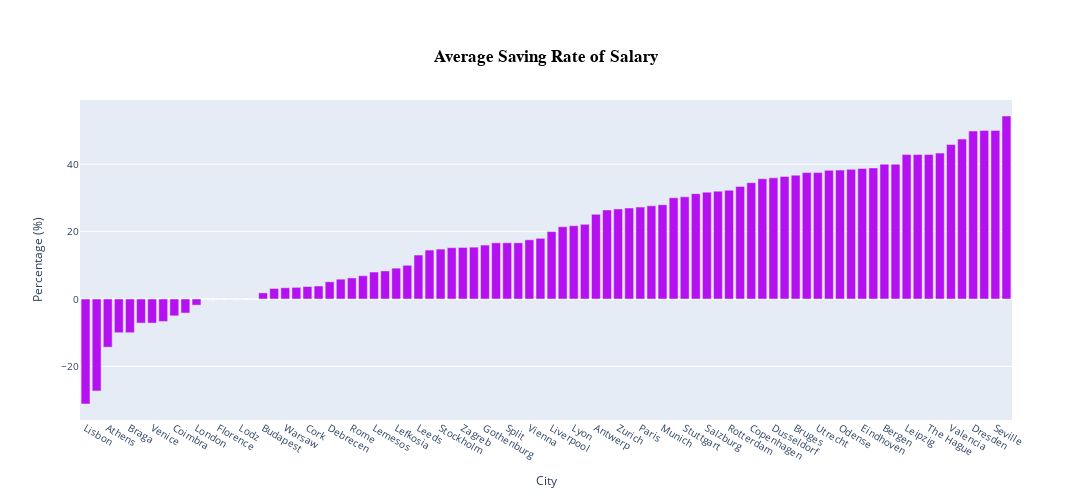

The notebook cell saved with this chart:
### Code cell
retention_tax = retention_tax.sort_values('Retention Rate of Salary')
fig = go.Figure()
fig.add_trace(go.Bar(x = retention_tax['CityName'], y = retention_tax['Retention Rate of Salary'], 
                     marker=dict(color="#B511F0")))
fig.update_layout(xaxis_title = 'City', yaxis_title = 'Percentage (%)', width=1300, height=500)
fig.update_layout(title = dict(text="<b>Average Saving Rate of Salary</b>",  
                               font=dict(family='Arial', size=17, color='#000000'),
                               xanchor = 'center', x = 0.5, yanchor='top', y=0.9))
fig.update_layout(font = dict(size = 10))
fig.show()

### Figure 1 — Plotly figure (JSON) as saved in the notebook; plotly's stock layout.template omitted (floating-point values rounded to 4 significant figures)
{"data": [{"marker": {"color": "#B511F0"}, "type": "bar", "x": ["Lisbon", "Porto", "Athens", "Thessaloniki", "Braga", "Cracow", "Venice", "Adana", "Coimbra", "Bratislava", "London", "Giroc", "Florence", "Milan", "Lodz", "Ankara", "Budapest", "Ljubljana", "Warsaw", "Malta", "Cork", "Riga", "Debrecen", "Tallinn", "Rome", "Dublin", "Lemesos", "Dobrich", "Lefkosia", "Miskolc", "Leeds", "Prague", "Stockholm", "Glasgow", "Zagreb", "Sofia", "Gothenburg", "Malmo", "Split", "Naples", "Vienna", "Edinburgh", "Liverpool", "Luxembourg", "Lyon", "Barcelona", "Antwerp", "Geneva", "Zurich", "Turin", "Paris", "Ostrava", "Munich", "Madrid", "Stuttgart", "Berlin", "Salzburg", "Amsterdam", "Rotterdam", "Basel", "Copenhagen", "Hanover", "Dusseldorf", "Malaga", "Bruges", "Cologne", "Utrecht", "Frankfurt am Main", "Odense", "Toulouse", "Eindhoven", "Oslo", "Bergen", "Hamburg", "Leipzig", "Stavanger", "The Hague", "Brussels", "Valencia", "Helsinki", "Dresden", "Gent", "Seville", "Tampere"], "y": [-31.15, -27.27, -14.29, -10.0, -10.0, -7.14, -7.14, -6.67, -5.0, -4.17, -1.82, 0.0, 0.0, 0.0, 0.0, 0.0, 1.82, 3.12, 3.33, 3.45, 3.7, 3.85, 5.1, 5.88, 6.25, 6.9, 8.0, 8.33, 9.15, 10.0, 13.04, 14.52, 14.81, 15.22, 15.29, 15.38, 16.0, 16.67, 16.67, 16.67, 17.56, 18.0, 20.0, 21.43, 21.74, 22.16, 25.14, 26.42, 26.73, 27.0, 27.27, 27.63, 27.97, 30.03, 30.3, 31.25, 31.69, 32.0, 32.26, 33.41, 34.52, 35.71, 35.94, 36.36, 36.74, 37.5, 37.5, 38.16, 38.24, 38.46, 38.71, 38.89, 40.0, 40.0, 42.86, 42.86, 42.86, 43.28, 45.83, 47.44, 49.84, 50.0, 50.0, 54.29]}], "layout": {"font": {"size": 10}, "height": 500, "title": {"font": {"color": "#000000", "family": "Arial", "size": 17}, "text": "<b>Average Saving Rate of Salary</b>", "x": 0.5, "xanchor": "center", "y": 0.9, "yanchor": "top"}, "width": 1300, "xaxis": {"title": {"text": "City"}}, "yaxis": {"title": {"text": "Percentage (%)"}}}}
